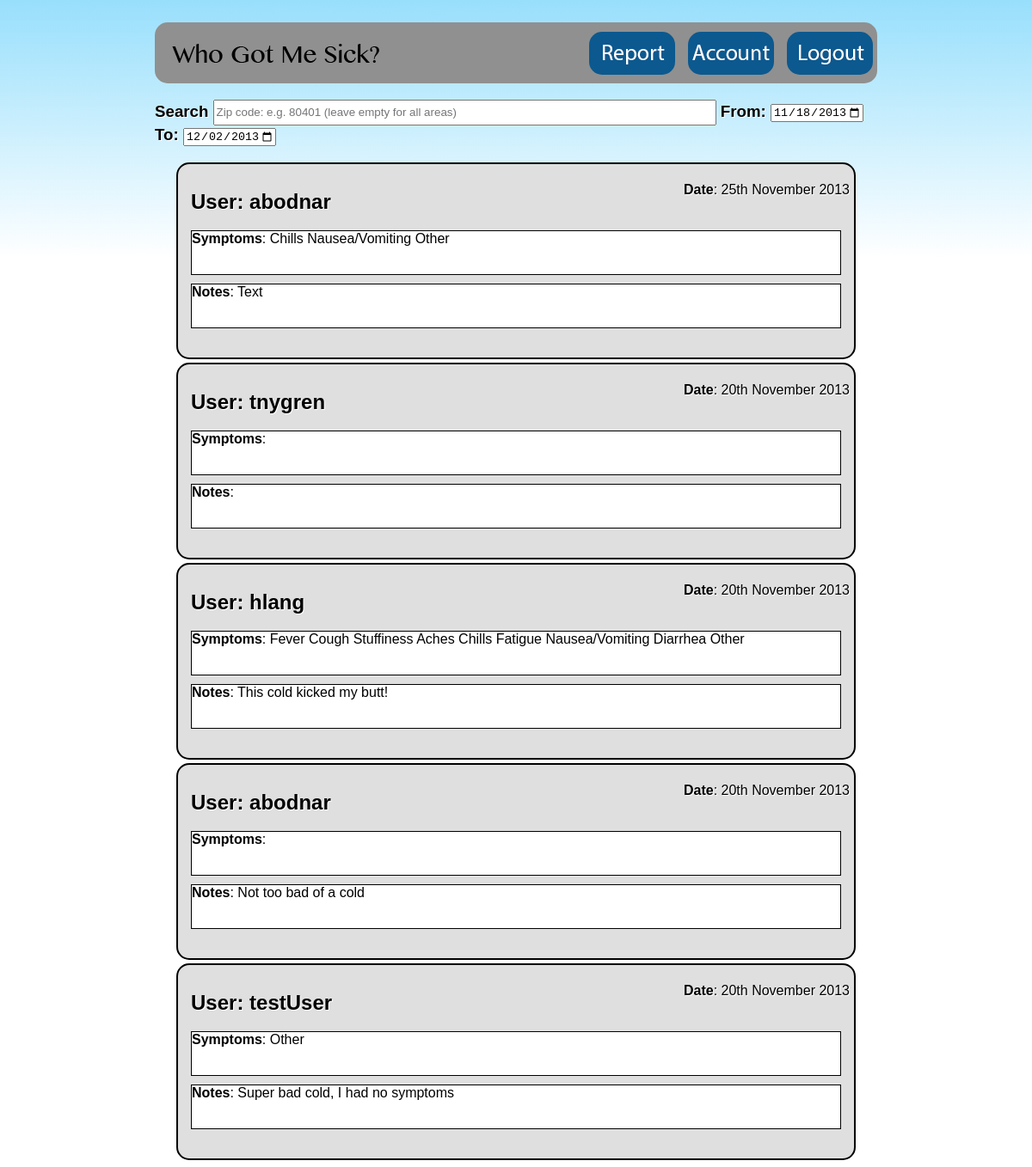
Page /index.php (signed in) on the committed database.
### tables this page shows
create table reports (
		id int unsigned not null AUTO_INCREMENT primary key,
		user_id int not null,
		zip_code int not null,
		symptoms char(9) not null,
		note text,
		report_date DATE not null);

create table users (
		id int unsigned not null AUTO_INCREMENT primary key,
		username char(30) not null,
		password char(50) not null,
		settings blob not null,
		date_joined timestamp not null);

### index.php (the view, shortened to what this page needs)
<?php
	include('dbcontrol.php');
	if (isset($_GET)) {
		if (empty($_GET['searchTerm'])) {
			$search_query = "select * from users, reports where user_id=users.id ";
			$search = "";
		}
		else {
			$search_query = "select * from users, reports where user_id=users.id and zip_code=\"".$_GET['searchTerm']."\" ";
			$search = $_GET['searchTerm'];
		}
		$defaultPreviousTime = mktime(12, 0, 0, date('m'), date('d')-14, date('Y'));
		if (empty($_GET['d1'])) {
			$previousDate = date('Y-m-d', $defaultPreviousTime);
		} else {
			$previousDate = $_GET['d1'];
		}
		if (empty($_GET['d2'])) {
			$maxDate = date('Y-m-d');
		} else {
			$maxDate = $_GET['d2'];
		}
		$search_query = $search_query.'and reports.report_date between "'.$previousDate.'" and "'.$maxDate.'" order by reports.report_date desc;';
	}
?>
<html>
<head>
	<link rel="stylesheet" type="text/css" href="global.css">
	<link rel="stylesheet" type="text/css" href="index.css">
	<link rel="stylesheet" type="text/css" href="report.css">
</head>
<body>
	<article class="top">
		<div id="logo"></div>
	<?php
		if (isset($_SESSION['valid_user'])) {
			echo "<div id='account_button' onClick='onAccountClicked();'></div>";
			echo "<div id='report_button'></div>";
			echo "<div id='logout_button' onClick='onLogoutClicked();'></div>";
		} else {
			if (isset($username)) {
				echo "Could not log you in";
			}
			echo "<div id='login_button'></div>";
		}
	?>
	</article>
	<article class="search">
		<form action="index.php" method="get">
			<h3>Search
			<input type="text" name="searchTerm" size="70%" placeholder="Zip code: e.g. 80401 (leave empty for all areas)" value="<?php echo $search; ?>" pattern="\d\d\d\d\d" style="height:30px">
			<?php
				echo 'From: <input type="date" name="d1" value="'.$previousDate.'" max="'.$maxDate.'">  To: <input type="date" name="d2" value="'.$maxDate.'" max="'.date('Y-m-d').'">';
			?>
			</h3>
		</form>
	</article>
	<?php
		function parseSymptoms($string) {
			$symptoms = array(
				"0" =>  "Fever",
				"1" =>  "Cough",
				"2" =>  "Stuffiness",
				"3" =>  "Aches",
				"4" =>  "Chills",
				"5" =>  "Fatigue",
				"6" =>  "Nausea/Vomiting",
				"7" =>  "Diarrhea",
				"8" =>  "Other"
			);
			$len = strlen($string);
			$list = "";
			for($i=0; $i < $len; $i++){
				$key = substr($string, $i, 1);
				if($key == '1') {
					$list = $list." ".$symptoms[$i];
				}
			}
			return $list;
		}
		$result = $db->query($search_query);
		if ($result->num_rows == 0) {
			echo "<h1>There are no sicknesses in this area at this point in time</h1><br>";
		} else {
			while($row = mysqli_fetch_array($result)){
				$timestamp = strtotime($row['report_date']);
				echo "<article class='main'>";
				echo "<h1><b>User</b>: ". $row['username'] ."</h1>";
				echo "<div class='symptoms'><b>Symptoms</b>: ". parseSymptoms($row['symptoms']) ."</div>";
				echo "<div class='notes'><b>Notes</b>: ". $row['note'] ."</div>";
				echo "<p class='top_right'><b>Date</b>: ". date("jS F o", $timestamp) ."</p>";
				echo "</article>";
			}
		}
	?>
</body>
</html>

### global.css (style rules this page uses)
#logo { background: url('Images/Logo.png'); background-repeat: no-repeat; width: 250px; height: 50px; margin-top: 7px; margin-bottom: 8px; margin-left: 15px; }
#login_button, #logout_button { position:absolute; text-indent:0; display:inline-block; color:#909090; font-weight:bold; font-style:normal; height:50px; line-height:50px; width:100px; text-decoration:none; text-align:center; text-shadow:1px 1px 0px #ffffff; border-radius: 15px; top:15%; }
#login_button, #logout_button { right:5px; }
#logout_button { background: url('Images/LogoutButton.png'); }
body { font-family:Arial, Helvetica, sans-serif; text-shadow:1px 1px 0px #ffffff; right: auto; margin-left: auto; margin-right: auto; width: 70%; background: -webkit-linear-gradient(top, #98DFFC 0%,#ffffff 300px); }
.top { background-color:#909090; margin-right: auto; margin-left: auto; position:relative; padding: 5px 35px 1px 0px; border-radius: 15px; }

### index.css (style rules this page uses)
body { font-family:Arial, Helvetica, sans-serif; text-shadow:1px 1px 0px #ffffff; right: auto; margin-left: auto; margin-right: auto; width: 70%; background: -webkit-linear-gradient(top, #98DFFC 0%,#ffffff 300px); }
#account_button, #report_button, #home_button { position:absolute; text-indent:0; display:inline-block; color:#909090; font-weight:bold; font-style:normal; height:50px; line-height:50px; width:100px; text-decoration:none; text-align:center; text-shadow:1px 1px 0px #ffffff; border-radius: 15px; top:15%; }
#account_button { background: url('Images/AccountButton.png'); }
#report_button { background: url('Images/ReportButton.png'); }
#account_button { right:120px; }
#report_button { right: 235px; }

### report.css (style rules this page uses)
.main { width: 90%; position:relative; margin-left: auto; margin-bottom: 4px; background-color:#dfdfdf; text-align:left; font-size:12pt; border-style:solid; border-width:5px; border-color:black; border-width:2px; margin-right: auto; border:2px solid #000; border-radius: 15px; padding: 10px 15px; height: 205px; }
.top_right { position:absolute; top:5px; right:5px; }
.notes { height:50px; overflow:auto; background:#fff; border: 1px solid #000; }
.symptoms { height:50px; overflow:auto; background:#fff; margin-bottom:10px; border: 1px solid #000; }

### rows in the picture
reports: user.username "abodnar", symptoms "Chills Nausea/Vomiting Other", note "Text", report_date "25th November 2013"
reports: user.username "tnygren", report_date "20th November 2013"
reports: user.username "hlang", symptoms "Fever Cough Stuffiness Aches Chills Fatigue Nausea/Vomiting Diarrhea Other", note "This cold kicked my butt!", report_date "20th November 2013"
reports: user.username "abodnar", note "Not too bad of a cold", report_date "20th November 2013"
reports: user.username "testUser", symptoms "Other", note "Super bad cold, I had no symptoms", report_date "20th November 2013"
